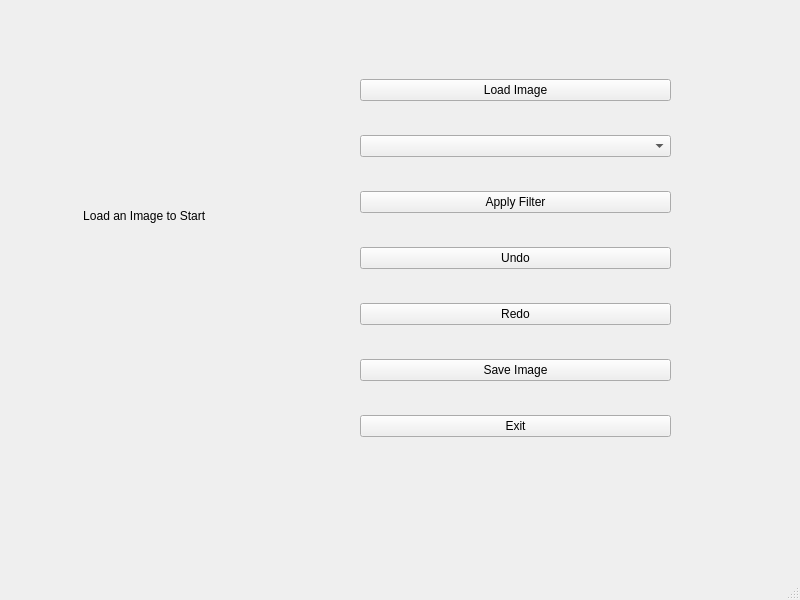
<?xml version="1.0" encoding="UTF-8"?>
<ui version="4.0">
 <class>MainWindow</class>
 <widget class="QMainWindow" name="MainWindow">
  <property name="geometry">
   <rect>
    <x>0</x>
    <y>0</y>
    <width>800</width>
    <height>600</height>
   </rect>
  </property>
  <property name="windowTitle">
   <string>MainWindow</string>
  </property>
  <widget class="QWidget" name="centralwidget">
   <widget class="QWidget" name="layoutWidget">
    <property name="geometry">
     <rect>
      <x>360</x>
      <y>60</y>
      <width>311</width>
      <height>401</height>
     </rect>
    </property>
    <layout class="QVBoxLayout" name="verticalLayout_3">
     <property name="spacing">
      <number>15</number>
     </property>
     <item>
      <widget class="QPushButton" name="loadButton">
       <property name="text">
        <string>Load Image</string>
       </property>
      </widget>
     </item>
     <item>
      <widget class="QComboBox" name="comboBox"/>
     </item>
     <item>
      <widget class="QPushButton" name="applyButton">
       <property name="text">
        <string>Apply Filter</string>
       </property>
      </widget>
     </item>
     <item>
      <widget class="QPushButton" name="undoButton">
       <property name="text">
        <string>Undo</string>
       </property>
      </widget>
     </item>
     <item>
      <widget class="QPushButton" name="redoButton">
       <property name="text">
        <string>Redo</string>
       </property>
      </widget>
     </item>
     <item>
      <widget class="QPushButton" name="saveButton">
       <property name="text">
        <string>Save Image</string>
       </property>
      </widget>
     </item>
     <item>
      <widget class="QPushButton" name="exitButton">
       <property name="text">
        <string>Exit</string>
       </property>
      </widget>
     </item>
    </layout>
   </widget>
   <widget class="QLabel" name="imagelabel">
    <property name="geometry">
     <rect>
      <x>20</x>
      <y>50</y>
      <width>311</width>
      <height>331</height>
     </rect>
    </property>
    <property name="text">
     <string>                   Load an Image to Start</string>
    </property>
   </widget>
  </widget>
  <widget class="QMenuBar" name="menubar">
   <property name="geometry">
    <rect>
     <x>0</x>
     <y>0</y>
     <width>800</width>
     <height>17</height>
    </rect>
   </property>
  </widget>
  <widget class="QStatusBar" name="statusbar"/>
 </widget>
 <resources/>
 <connections/>
</ui>
